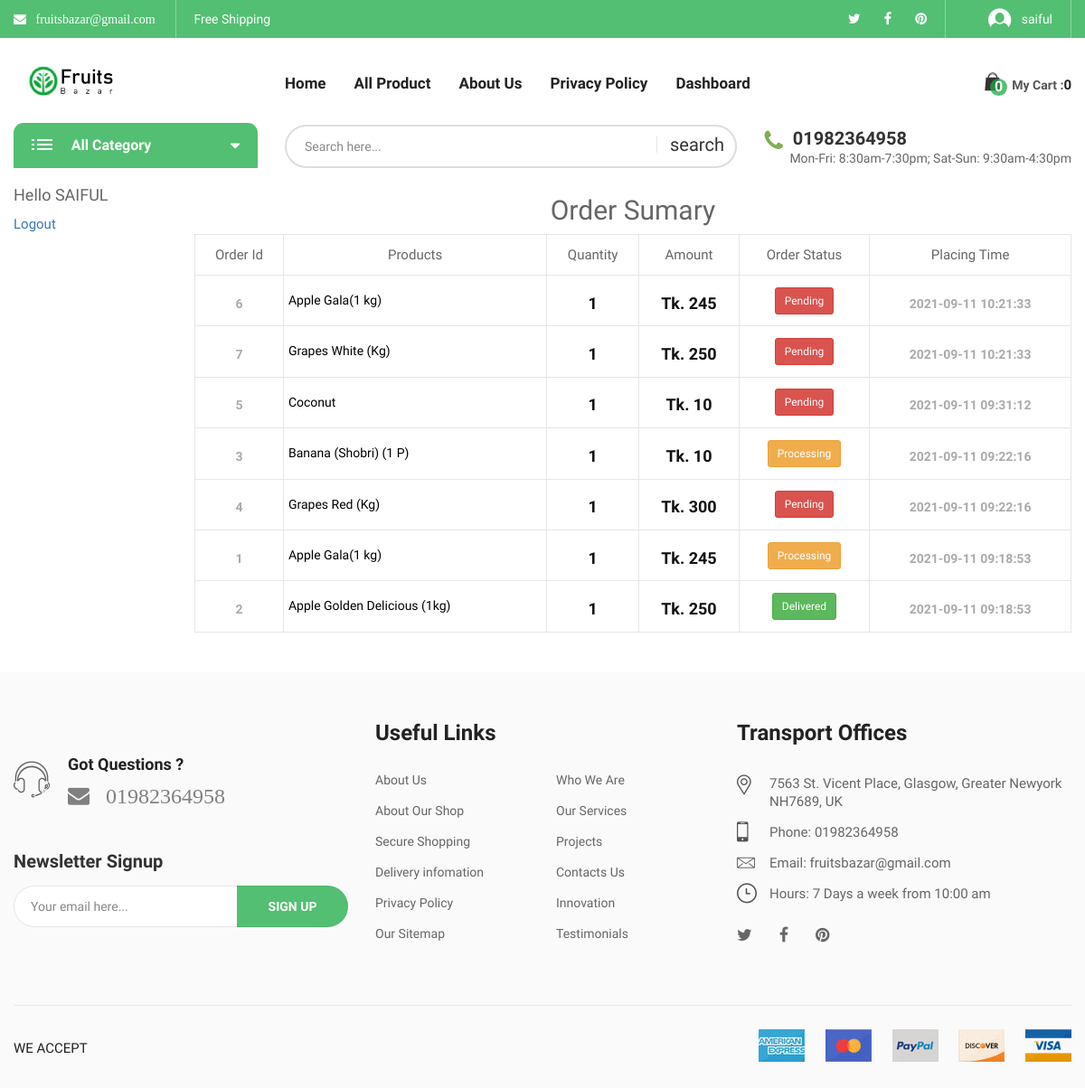
The page /exist_order.php (signed in) on the database as committed earlier.
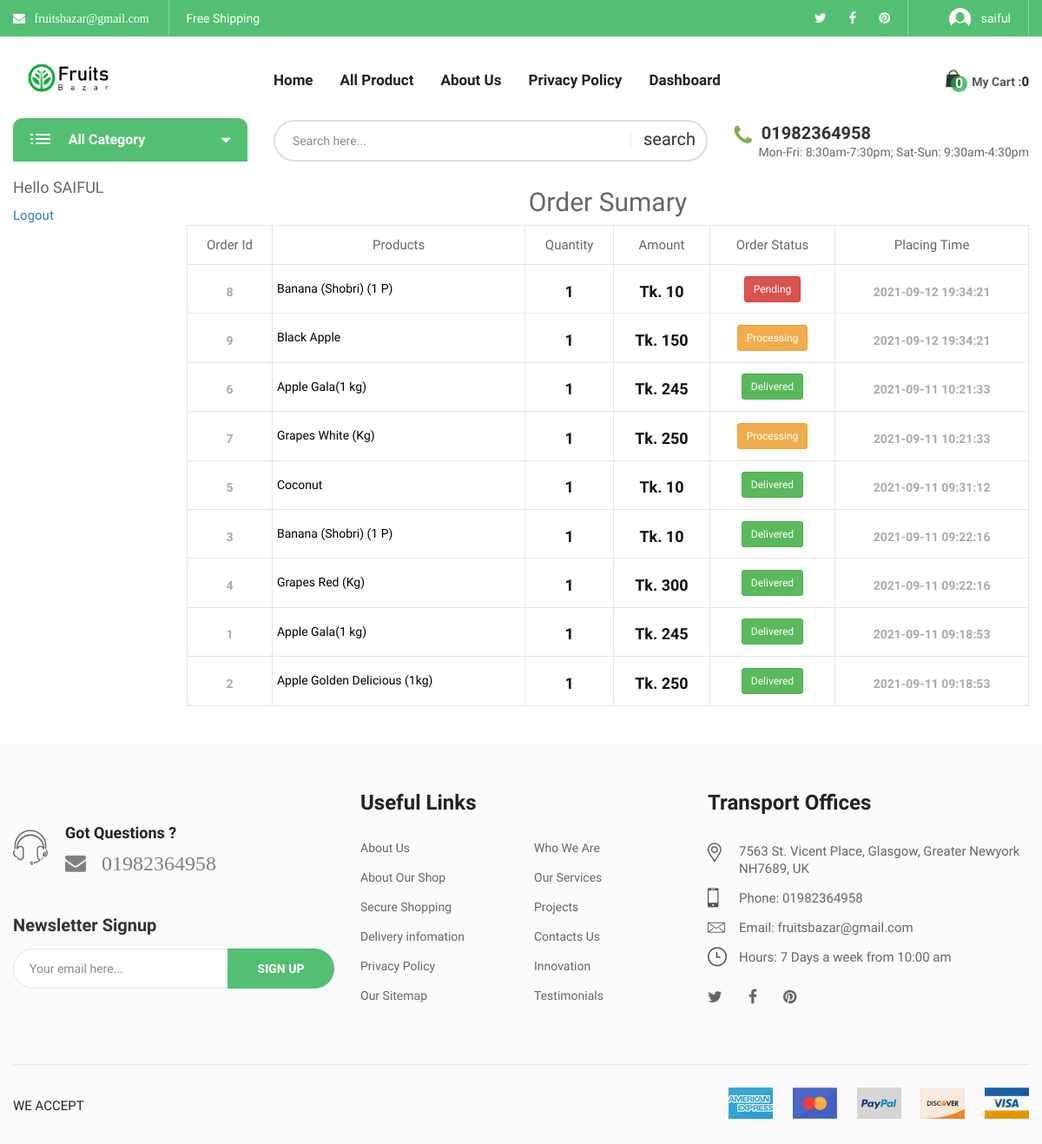
The same page on the database as committed later.
### tables this page shows
CREATE TABLE `header_info` (
  `id` int(10) NOT NULL,
  `email` varchar(30) NOT NULL,
  `tweeter` varchar(500) NOT NULL,
  `fb_link` varchar(500) NOT NULL,
  `pinterest` varchar(500) NOT NULL,
  `phone` varchar(20) NOT NULL
);

CREATE TABLE `add_logo` (
  `id` int(10) NOT NULL,
  `img` varchar(200) NOT NULL
);

CREATE TABLE `order_details` (
  `order_id` int(255) NOT NULL,
  `user_id` int(11) NOT NULL,
  `product_name` varchar(255) NOT NULL,
  `pdt_quantity` int(11) NOT NULL,
  `amount` int(11) NOT NULL,
  `uses_coupon` varchar(35) NOT NULL,
  `order_status` int(3) NOT NULL,
  `trans_id` varchar(25) NOT NULL,
  `Shipping_mobile` varchar(20) NOT NULL,
  `shiping` varchar(255) NOT NULL,
  `order_time` timestamp NULL DEFAULT current_timestamp(),
  `order_date` date DEFAULT current_timestamp()
);

### admin/class/adminback.php (called while the page is built, shortened)
<?php
class  adminback
{
    private $connection;
    function __construct()
    {
        $dbhost = "localhost";
        $dbuser = "root";
        $dbpass = "";
        $dbname = "ecommerce";
        $this->connection = mysqli_connect($dbhost, $dbuser, $dbpass, $dbname);
    }
    function order_details_by_id($user_id)
    {
        $query = "SELECT * FROM `order_details` WHERE `user_id`=$user_id ORDER BY `order_time` DESC";
        if (mysqli_query($this->connection, $query)) {
            $order_query = mysqli_query($this->connection, $query);
            return $order_query;
        }
    }
    function display_links()
    {
        $query = "SELECT * FROM header_info";
        if (mysqli_query($this->connection, $query)) {
            $ctg_info = mysqli_query($this->connection, $query);
            return $ctg_info;
        }
    }
    function display_logo()
    {
        $query = "SELECT * FROM add_logo";
        if (mysqli_query($this->connection, $query)) {
            $pdt_info = mysqli_query($this->connection, $query);
            return $pdt_info;
        }
    }
}

### exist_order.php (the view, shortened to what the rows shown need)
<?php
include_once("admin/class/adminback.php");
$obj = new adminback();
if(isset($_SESSION['user_id'])){
        $id = $_SESSION['user_id'];
        $order_query =  $obj->order_details_by_id($id);
}else{
    header("location:user_login.php");
}
?>
<?php
include_once("includes/head.php");
?>
<body class="biolife-body">
    <header id="header" class="header-area style-01 layout-03">
        <?php
        include_once("includes/header_top.php");
        ?>
        <?php
        include_once("includes/header_middle.php");
        ?>
        <?php
        include_once("includes/header_bottom.php");
        ?>
    </header>
    <div class="page-contain">
        <div id="main-content" class="main-content">
            <div class="container">
                <div class="row">
                    <div class="col-md-10">
                        <h2 class="text-center">Order Sumary</h2>
                                <table class="shop_table cart-form">
                                    <thead>
                                        <tr>
                                            <th class="product-name">Order Id</th>
                                            <th class="product-price">Products</th>
                                            <th class="product-quantity">Quantity</th>
                                            <th class="product-subtotal">Amount</th>
                                            <th class="product-subtotal">Order Status</th>
                                            <th class="product-subtotal">Placing Time</th>
                                        </tr>
                                    </thead>
                                    <tbody>
                                    <?php while($order_info = mysqli_fetch_assoc($order_query)) {?>
                                                <tr class="cart_item">
                                                    <td class="product-thumbnail" data-title="Product Name">
                                                        <a class="prd-thumb" href="single_product.php?status=singleproduct&&id=<?php echo $order_info['order_id']  ?>">
                                                        <div class="price price-contain">
                                                            <span class="price-amount"><?php echo $order_info['order_id'] ?></span>
                                                        </div>
                                                        </a>
                                                    </td>
                                                    <td class="" data-title="Product Name">
                                                        <a class="" href="single_product.php?status=singleproduct&&id=<?php echo $order_info['order_id']  ?>" style="text-decoration: none; color:black" >
                                                        <div class="price price-contain">
                                                            <h5 class="text-left" ><?php echo $order_info['product_name'] ?></h5>
                                                        </div>
                                                        </a>
                                                    </td>
                                                    <td class="product-subtotal" data-title="Total">
                                                        <div class="price price-contain">
                                                            <ins><span class="price-amount"><span class="currencySymbol"></span><?php echo $order_info['pdt_quantity'] ?></span></ins>
                                                        </div>
                                                    </td>
                                                    <td class="product-subtotal" data-title="Total">
                                                        <div class="price price-contain">
                                                            <ins><span class="price-amount"><span class="currencySymbol">Tk. </span><?php echo $order_info['amount'] ?></span></ins>
                                                        </div>
                                                    </td>
                                                    <td class="product-subtotal" data-title="Total">
                                                        <div class="">
                                                            <span class="price-amount ">
                                                            <?php
                                                            if($order_info['order_status']==0){
                                                                  echo "<p class='btn btn-danger btn-sm'> Pending </p>";
                                                            }elseif($order_info['order_status']==1) {
                                                                echo "<p class='btn btn-warning btn-sm'> Processing </p>";
                                                            }
                                                            elseif($order_info['order_status']==2) {
                                                                echo "<p class='btn btn-success btn-sm'> Delivered </p>";
                                                              }
                                                            ?>
                                                        </span>
                                                        </div>
                                                    </td>
                                                    <td class="product-subtotal" data-title="Total">
                                                        <div class="price price-contain">
                                                          <span class="price-amount"><?php echo $order_info['order_time'] ?></span>
                                                        </div>
                                                    </td>
                                                </tr>
                                       <?php }?>
                                    </tbody>
                                </table>
                    </div>
                </div>
            </div>
        </div>
    </div>
    <br>
    <?php
    include_once("includes/footer.php");
    ?>
</body>
</html>

### includes/header_top.php (shortened to what the rows shown need)
<?php
$obj= new adminback();
    $links = $obj->display_links();
?>
<div class="header-top bg-main hidden-xs">
            <div class="container">
                <div class="top-bar left">
                    <ul class="horizontal-menu">
                        <?php
                        while( $link = mysqli_fetch_assoc($links)){?>
                        <li>
                            <a class="fa fa-envelope" href="" > &nbsp;
                           <?php  echo $link['email'];  ?>
                          </a></li>
                        <li><a href="#">Free Shipping</a></li>
                    </ul>
                </div>
                <div class="top-bar right">
                    <ul class="social-list">
                        <li><a href="#<?php  echo $link['tweeter'];  ?>"><i class="fa fa-twitter" aria-hidden="true"></i></a></li>
                        <li><a href="#<?php  echo $link['fb_link'];  ?>"><i class="fa fa-facebook" aria-hidden="true"></i></a></li>
                        <li><a href="#<?php  echo $link['pinterest'];  ?>"><i class="fa fa-pinterest" aria-hidden="true"></i></a></li>
                               <?php } ?>
                    </ul>
                </div>
            </div>
        </div>

### includes/header_middle.php (shortened to what the rows shown need)
<?php
    $obj=new adminback();
   $logo_info = $obj->display_logo();
?>
<div class="header-middle biolife-sticky-object ">
    <div class="container">
        <div class="row">
            <div class="col-lg-3 col-md-2 col-md-6 col-xs-6">
                <a href="index.php" class="biolife-logo">
    <?php while($logo = mysqli_fetch_assoc( $logo_info)) {
        ?>
                    <img src="admin/uploads/<?php echo $logo['img']; ?>" alt="biolife logo" width="135" height="36">
                </a>
            <?php } ?>
            </div>
        </div>
    </div>
</div>

### includes/header_bottom.php (shortened to what the rows shown need)
<?php
$obj = new adminback();
$links = $obj->display_links();
$link = mysqli_fetch_assoc($links);
?>
<div class="header-bottom hidden-sm hidden-xs">
    <div class="container">
        <div class="row">
            <div class="col-lg-9 col-md-8 padding-top-2px">
                <div class="live-info">
                    <p class="telephone"><i class="fa fa-phone" aria-hidden="true"></i><b class="phone-number"> <?php echo $link['phone'] ?> </b></p>
                </div>
            </div>
        </div>
    </div>
</div>

### includes/footer.php (shortened to what the rows shown need)
<?php
$obj= new adminback();
    $links = $obj->display_links();
    $link = mysqli_fetch_assoc($links);
?>
<footer id="footer" class="footer layout-03">
        <div class="footer-content background-footer-03">
            <div class="container">
                <div class="row">
                    <div class="col-lg-4 col-md-4 col-sm-9">
                        <section class="footer-item">
                            <div class="footer-phone-info">
                                <p class="r-info">
                                    <span class="h4"> <a class="fa fa-envelope" href="#" style="color: gray; font-size:24px"> &nbsp;
                           <?php
                             echo $link['phone'];
                             ?>
                          </a></span>
                                </p>
                            </div>
                        </section>
                    </div>
                    <div class="col-lg-4 col-md-4 col-sm-6 md-margin-top-5px sm-margin-top-50px xs-margin-top-40px">
                        <section class="footer-item">
                            <div class="contact-info-block footer-layout xs-padding-top-10px">
                                <ul class="contact-lines">
                                    <li>
                                        <p class="info-item">
                                            <i class="biolife-icon icon-phone"></i>
                                            <b class="desc">Phone: <?php echo $link['phone'] ?></b>
                                        </p>
                                    </li>
                                    <li>
                                        <p class="info-item">
                                            <i class="biolife-icon icon-letter"></i>
                                            <b class="desc">Email:  <?php echo $link['email'] ?></b>
                                        </p>
                                    </li>
                                </ul>
                            </div>
                        </section>
                    </div>
                </div>
            </div>
        </div>
    </footer>

Rows that differ between the two databases and show on the page:
added order_details: order_id "8", product_name "Banana (Shobri) (1 P)", pdt_quantity "1", amount "10", order_status "Pending", order_time "2021-09-12 19:34:21"
added order_details: order_id "9", product_name "Black Apple", pdt_quantity "1", amount "150", order_status "Processing", order_time "2021-09-12 19:34:21"
changed order_details id 6: order_status "Pending" → "Delivered"
changed order_details "Grapes White (Kg)": order_status "Pending" → "Processing"
changed order_details "Coconut": order_status "Pending" → "Delivered"
changed order_details id 3: order_status "Processing" → "Delivered"
changed order_details "Grapes Red (Kg)": order_status "Pending" → "Delivered"
changed order_details id 1: order_status "Processing" → "Delivered"
